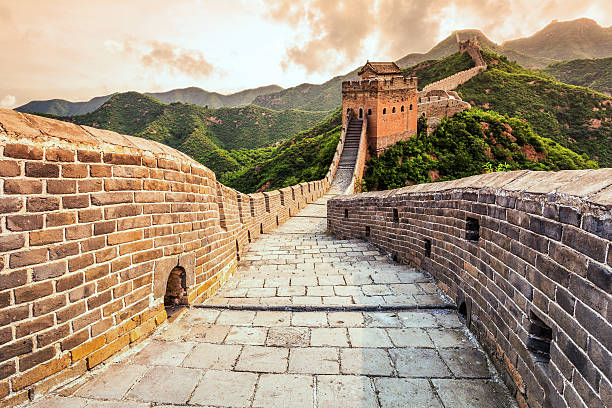
#> input picture image1.jpg, 612 x 408 px
$ jupyter execute 2.ipynb
#> lines starting #> are read from the running program, lines starting #| are printed output that depends on the picture
[cell 1]
import numpy as np
import matplotlib.pyplot as plt
from sklearn.cluster import KMeans
from skimage import io

def quantize_image(image, k):
    h, w, c = image.shape
    image_reshaped = image.reshape((-1, 3))

    kmeans = KMeans(n_clusters=k, random_state=42)
    kmeans.fit(image_reshaped)

    centroids = kmeans.cluster_centers_
    labels = kmeans.labels_

    quantized_image = centroids[labels].reshape((h, w, c)).astype(np.uint8)

    return quantized_image

[cell 2]
image_path = 'image1.jpg'
image = io.imread(image_path)
#> image is the input picture: shape (408, 612, 3); mean R, G, B 166.6, 148.4, 126

k_values = [64, 32, 16, 8, 4]
quantized_images = [quantize_image(image, k) for k in k_values]
#> quantized_images = 5 items

[cell 3]
plt.figure(figsize=(15, 10))

plt.subplot(2, 3, 1)
plt.imshow(image)
plt.title('Original Image')
plt.axis('off')
for i, k in enumerate(k_values):
    plt.subplot(2, 3, i + 2)
    plt.imshow(quantized_images[i])
    plt.title(f'Quantized Image (k={k})')
    plt.axis('off')

plt.tight_layout()
plt.show()
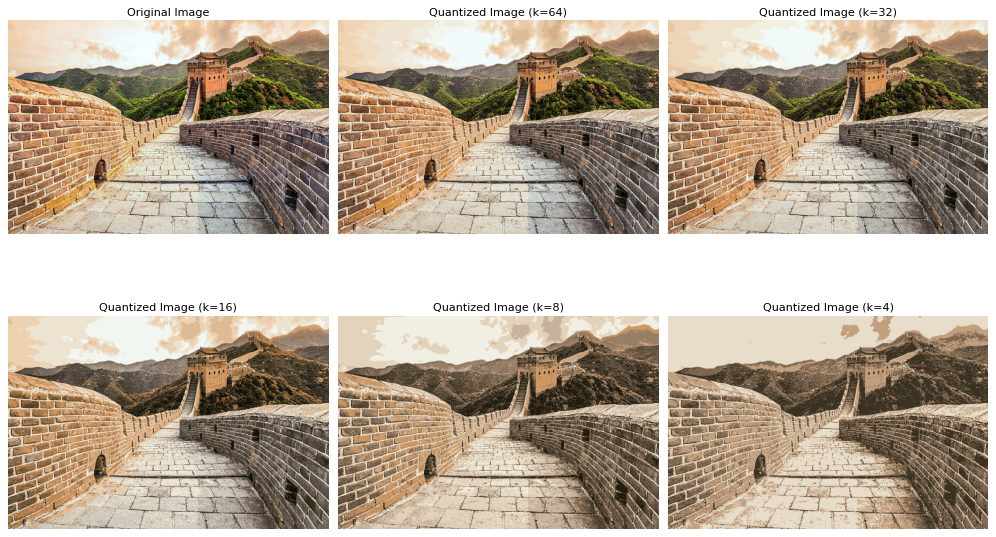
#> figure drawn by matplotlib, 6 panels
